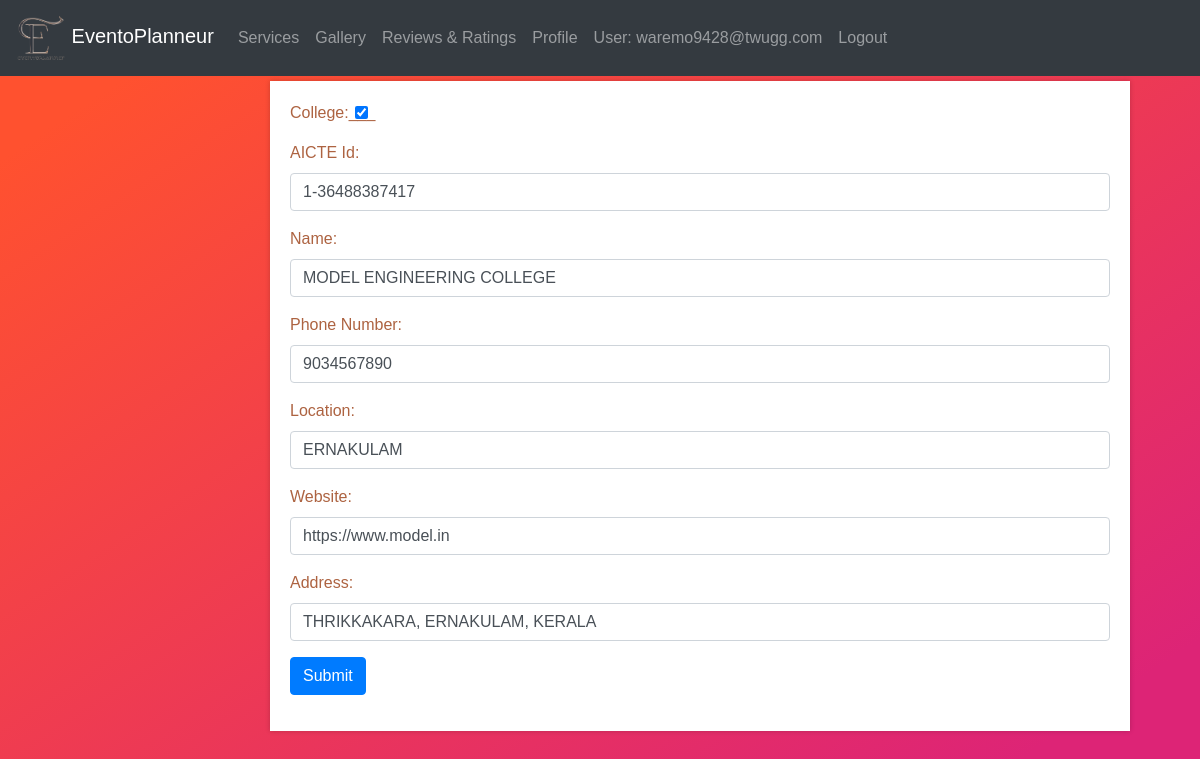
Page /org_profile/ (signed in) on the committed database.
### eventapp/models.py (models this page shows, shortened)
class CustomUser(AbstractUser):
    username = None
    USERNAME_FIELD  = 'email'
    email = models.EmailField(unique=True)
    password = models.CharField(max_length=128)
    is_organizer = models.BooleanField(default=False)
    is_provider = models.BooleanField(default=False)
    is_attendee = models.BooleanField(default=False)
    is_verified = models.BooleanField(default=False)
    verification_token = models.CharField(max_length=100, blank=True, null=True)
    REQUIRED_FIELDS = []
    objects = CustomUserManager()

class EventOrganizer(models.Model):
    name = models.CharField(max_length=255)
    phone_number = models.CharField(max_length=15)
    address = models.TextField()
    website = models.URLField(blank=True, null=True)
    college = models.BooleanField(default=True)
    aicte = models.CharField(max_length=255, blank=True, null=True)
    org_user=models.ForeignKey(CustomUser, on_delete=models.CASCADE,null=True,blank=True)
    location = models.CharField(max_length=100,null=True)

### eventapp/views.py (the view)
# urls.py: path('org_profile/',views.org_profile,name='org_profile'),
@login_required
def org_profile(request):
    org_user = request.user
    try:
        organizer_instance = EventOrganizer.objects.get(org_user=org_user)
    except EventOrganizer.DoesNotExist:
        organizer_instance = None
    if request.method == "POST":
        if organizer_instance:
            form = Organizer(request.POST, instance=organizer_instance)
        else:
            form = Organizer(request.POST)
        if form.is_valid():
            event_organizer = form.save(commit=False)
            event_organizer.org_user = org_user
            event_organizer.save()
            return redirect('eventapp:orghome')
    else:
        form = Organizer(instance=organizer_instance)
    messages.error(request, form.errors)
    return render(request, 'org_profile.html', {'form': form})

### eventapp/forms.py
class Organizer(forms.ModelForm):
    class Meta:
        model = EventOrganizer
        fields = '__all__'

### templates/org_profile.html (shortened to what this page needs)
{% load static %}
<html lang="en">
<head>
  <link rel="stylesheet" href="https://maxcdn.bootstrapcdn.com/bootstrap/4.5.2/css/bootstrap.min.css">
  <link rel="stylesheet"type="text/css" href="{% static 'css/webinar.css' %}">
</head>
<body style="background:linear-gradient(to left top, #DD2476 10%, #FF512F 90%);">
  <nav class="navbar navbar-expand-md bg-dark navbar-dark">
    <div class="containers">
      <a class="navbar-brand" href="{% url 'eventapp:orghome' %}">
        <img src="{% static 'images/Eventoplanneur.png' %}" alt="Logo" width="50"> EventoPlanneur
      </a>
      <div class="collapse navbar-collapse" id="navbarCollapse">
        <ul class="navbar-nav ml-auto">
          <li class="nav-item"><a class="nav-link" href="{% url 'eventapp:services' %}">Services</a></li>
          <li class="nav-item"><a class="nav-link" href="{% url 'eventapp:gallery' %}">Gallery</a></li>
          <li class="nav-item"><a class="nav-link" href="{% url 'eventapp:review_service' %}">Reviews & Ratings</a></li>
          <li class="nav-item"><a class="nav-link" href="{% url 'eventapp:org_profile' %}">Profile</a></li>
          <li class="nav-item">
            {% if user.is_authenticated %}
            <a class="nav-link" >User: {{ user.email }}</a>
            <li class="nav-item"><a href="{% url 'eventapp:logout' %}" class="nav-link">Logout</a></li>
            {% endif %}
          </li>
        </ul>
      </div>
    </div>
  </nav>
  <div class="container">
    <div class="events">
        <form method="post" action="{% url 'eventapp:org_profile' %}" id="profile">
            <div class="mb-3">
              <label for="college" class="form-check-label">College:___</label>
              <input type="checkbox" id="college" name="college" value="{{form.college.value}}" class="form-check-input" checked>
          </div>
          <div class="mb-3">
              <label for="aicte" class="form-label">AICTE Id:</label>
              <input type="text" id="aicte" name="aicte" value="{{form.aicte.value}}" class="form-control" >
          </div>
            <div class="mb-3">
                <label for="name" class="form-label">Name:</label>
                <input type="text" id="name" name="name" value="{{ form.name.value }}" class="form-control" required>
            </div>
            <div class="mb-3">
                <label for="phone_number" class="form-label">Phone Number:</label>
                <input type="tel" id="phone_number" name="phone_number" value="{{form.phone_number.value}}" class="form-control" required>
            </div>
            <div class="mb-3">
                <label for="location" class="form-label">Location:</label>
                <input type="text" id="location" name="location"  value="{{form.location.value}}" class="form-control" required>
            </div>
            <div class="mb-3">
                <label for="website" class="form-label">Website:</label>
                <input type="url" id="website" name="website" value="{{form.website.value}}" class="form-control">
            </div>
            <div class="mb-3">
              <label for="address" class="form-label">Address:</label>
              <input type="text" id="address" name="address" value="{{form.address.value}}" class="form-control">
            </div>
            <input type="submit" class="btn btn-primary" value="Submit">
        </form>
    </div>
</div>
</body>
</html>

### static/css/webinar.css (style rules this page uses)
body { font-family: Arial, sans-serif; margin: 0; padding: 0; background-position: center; color: #ad6341; background-image: url("/static/images/bg.gif"); background-size: cover; }
.containers { display: flex; justify-content: space-between; text-align: right; }
.container { display: flex; justify-content: space-between; margin: 5px; }
.events, .notifications, .chatbot { padding: 20px; background-color: #fff; box-shadow: 0px 0px 5px rgba(0, 0, 0, 0.2); flex: 1; margin-left: 15px; }
.events { margin-left: 250px; }

### rows in the picture
CustomUser: email "waremo9428@twugg.com"
EventOrganizer: aicte "1-36488387417", name "MODEL ENGINEERING COLLEGE", phone_number "9034567890", location "ERNAKULAM", website "https://www.model.in", address "THRIKKAKARA, ERNAKULAM, KERALA"
